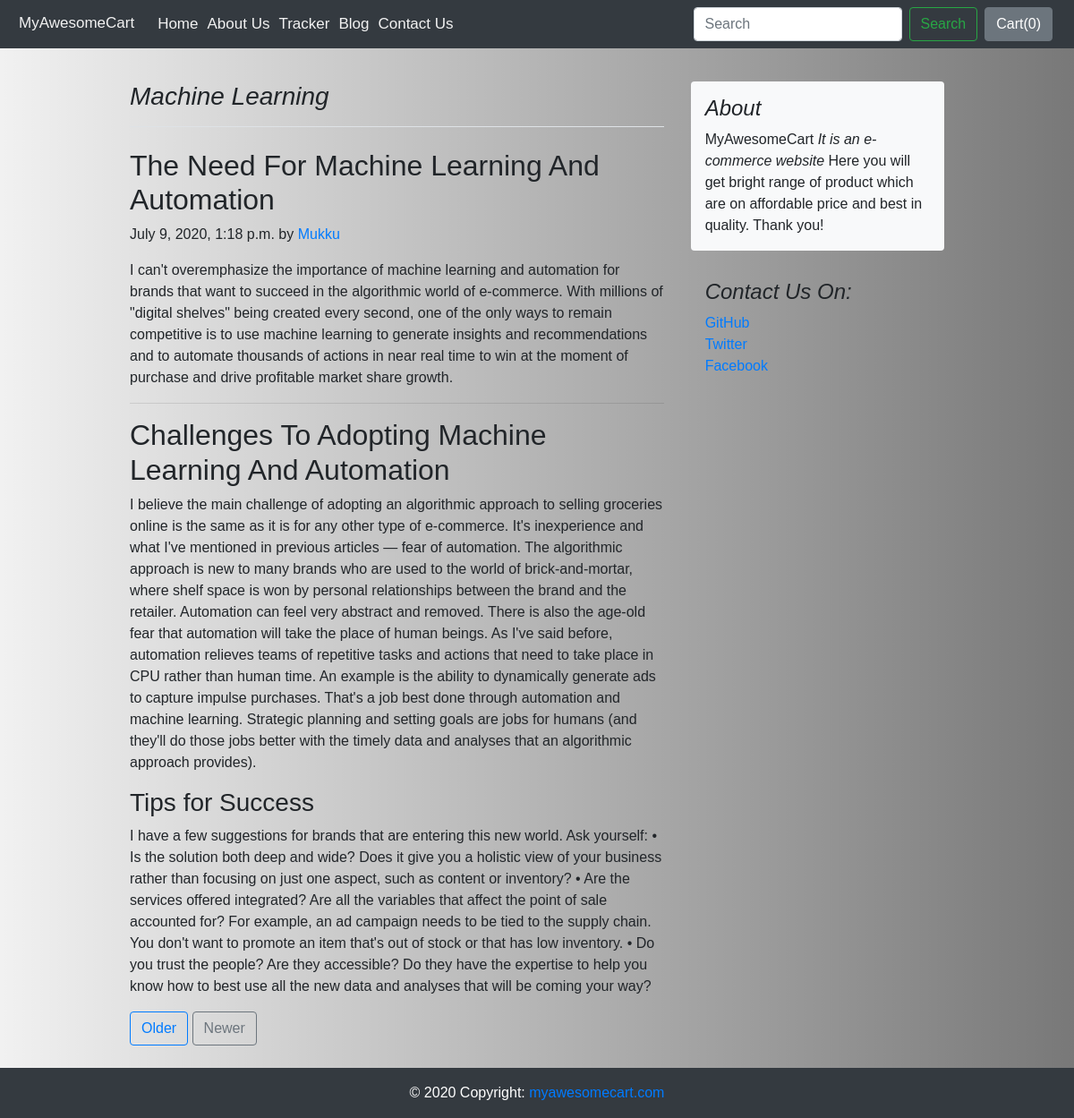
The app's page /blog/blogpost/3 with its own data.
### blog/models.py (models this page shows, shortened)
class Blogpost(models.Model):
    post_id = models.AutoField(primary_key=True)
    title = models.CharField(max_length=50)
    head0 = models.CharField(max_length=500, default="")
    chead0 = models.CharField(max_length=5000, default="")
    head1 = models.CharField(max_length=500, default="")
    chead1 = models.CharField(max_length=5000, default="")
    head2 = models.CharField(max_length=500, default="")
    chead2 = models.CharField(max_length=5000, default="")
    pub_date = models.DateTimeField(default=datetime.now)
    thumbnail = models.ImageField(upload_to="blog/images", default="")

### blog/views.py (the view)
# urls.py: path('blogpost/<int:id>', views.blogpost,name='blogPost')
def blogpost(request,id):
    lent = Blogpost.objects.all()
    post = Blogpost.objects.filter(post_id=id)[0]
    print(post.post_id)
    pre = post.post_id - 1
    nex = post.post_id + 1
    if pre == 0 :
        pre = post.post_id
    if nex > len(lent):
        nex = post.post_id
    print(pre,nex)
    return render(request,'blog/blogpost.html',{'post':post,'pre':pre,'nex':nex})

### blog/templates/blog/blogpost.html (shortened to what this page needs)
{% extends 'blog/basic.html' %}
{% block body %}
<main role="main" class="container">
      <div class="row">
        <div class="col-md-8 blog-main">
          <h3 class="pb-3 mb-4 font-italic border-bottom">
            {{post.title}}
          </h3>
          <div class="blog-post">
            <h2 class="blog-post-title">{{post.head0}}</h2>
            <p class="blog-post-meta">{{post.pub_date}} by <a href="#">Mukku</a></p>
            <p>{{post.chead0}}</p>
            <hr>
              <h2>{{post.head1}}</h2>
            <p>{{post.chead1}}</p>
            <h3>{{post.head2}}</h3>
            <p>{{post.chead2}}</p>
          </div>
          <nav class="blog-pagination">
            <a class="btn btn-outline-primary" href="{{pre}}">Older</a>
            <a class="btn btn-outline-secondary" href="{{nex}}">Newer</a>
          </nav>
        </div>
        <aside class="col-md-4 blog-sidebar">
          <div class="p-3 mb-3 bg-light rounded">
            <h4 class="font-italic">About</h4>
            <p class="mb-0">MyAwesomeCart<em> It is an e-commerce website</em> Here you will get bright range of product which are on affordable price and best in quality. Thank you!</p>
          </div>
          <div class="p-3">
            <h4 class="font-italic">Contact Us On:</h4>
            <ol class="list-unstyled">
              <li><a href="#">GitHub</a></li>
              <li><a href="#">Twitter</a></li>
              <li><a href="#">Facebook</a></li>
            </ol>
          </div>
        </aside>
      </div>
    </main>
{% endblock %}

### records on screen
Blogpost: title "Machine Learning", head0 "The Need For Machine Learning And Automation", pub_date "July 9, 2020, 1:18 p.m.", chead0 "I can't overemphasize the importance of machine learning and automation for brands that want to succeed in the algorithmic world of e-commerce. With millions of \"digital shelves\" being created every second, one of the only ways to remain competitive is to use machine learning to generate insights and recommendations and to automate thousands of actions in near real time to win at the moment of purchase and drive profitable market share growth.", head1 "Challenges To Adopting Machine Learning And Automation", chead1 "I believe the main challenge of adopting an algorithmic approach to selling groceries online is the same as it is for any other type of e-commerce. It's inexperience and what I've mentioned in previous articles — fear of automation. The algorithmic approach is new to many brands who are used to the world of brick-and-mortar, where shelf space is won by personal relationships between the brand and the retailer. Automation can feel very abstract and removed. There is also the age-old fear that automation will take the place of human beings. As I've said before, automation relieves teams of repetitive tasks and actions that need to take place in CPU rather than human time. An example is the…", head2 "Tips for Success", chead2 "I have a few suggestions for brands that are entering this new world. Ask yourself: • Is the solution both deep and wide? Does it give you a holistic view of your business rather than focusing on just one aspect, such as content or inventory? • Are the services offered integrated? Are all the variables that affect the point of sale accounted for? For example, an ad campaign needs to be tied to the supply chain. You don't want to promote an item that's out of stock or that has low inventory. • Do you trust the people? Are they accessible? Do they have the expertise to help you know how to best use all the new data and analyses that will be coming your way?"
